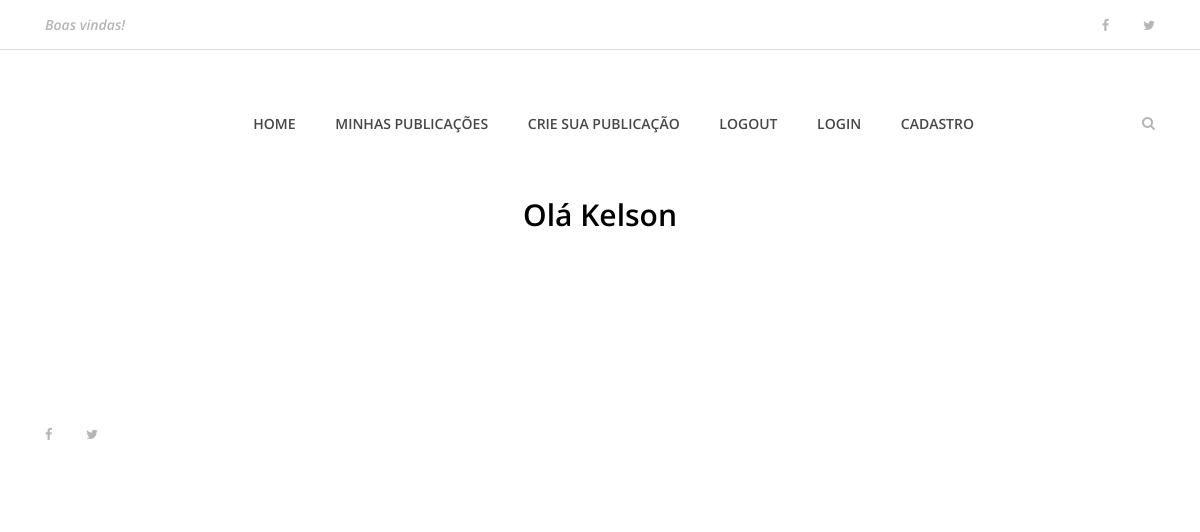
/usuarios/dashboard (signed in), run on an earlier commit of the app's database.
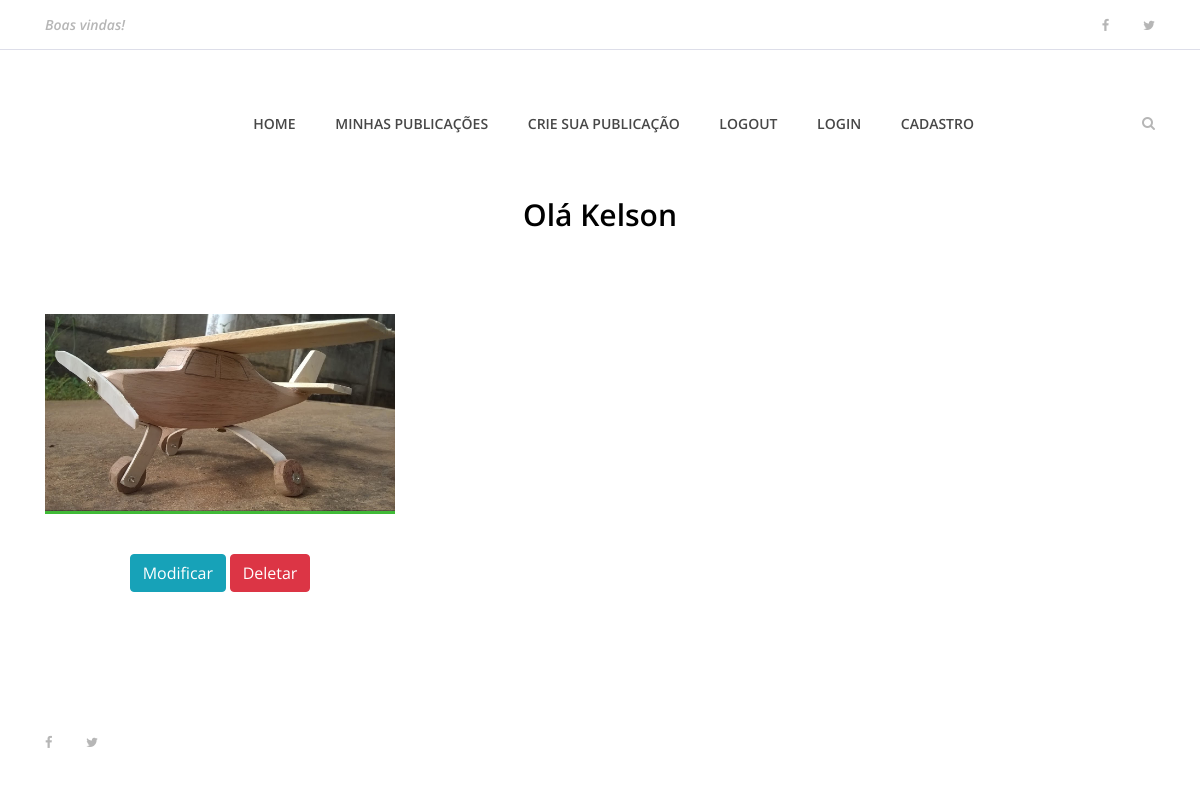
And on a later commit of the database.
### publicacao/models.py (models this page shows)
class Publicacao(models.Model):
    usuario = models.ForeignKey(Usuario, on_delete=models.CASCADE)
    nome_publicacao = models.CharField(max_length=200)
    descricao = models.TextField()
    categoria = models.CharField(max_length=100)
    preco = models.FloatField()
    data_publicacao = models.DateField(default=datetime.now, blank=True)
    publicada = models.BooleanField(default=False)
    foto_publicacao = models.ImageField(upload_to='fotos/%d/%m/%Y', blank = True)
    def __str__(self):
        return "Nome do objeto é = %s" % self.foto_publicacao

### user/views.py (the view)
# urls.py: path('dashboard', views.dashboard, name='dashboard'),
def dashboard(request):
    if request.user.is_authenticated: # verifico o usuario está autenticado
        print('Usuario do Django' + str(request.user.id))
        usuario = get_object_or_404(Usuario,pk=request.user.id)
        print(usuario)
        publicacoes = Publicacao.objects.order_by('-data_publicacao').filter(usuario = usuario.id)
        dados = {
            'publicacoes' : publicacoes
        }
        print(dados)
        return render(request, 'usuarios/dashboard.html', dados)
    else:
        return redirect('index')

### user/models.py (called while the page is built)
    def __str__(self):
        return "Nome do objeto é = %s" % self.nome

### templates/usuarios/dashboard.html (shortened to what this page needs)
{% extends 'base.html' %}
{% load static %}
{% block content %}
    {% include 'partials/_menu.html' %}
<div class="contact-area section-padding-0">
   <div class="container">
       <div class="row">
           <div class="col-12">
               <div class="section-heading">
                   <h3>Olá {{ user.username }}</h3>
               </div>
           </div>
       </div>
   </div>
</div>
    <section class="best-receipe-area">
        <div class="container">
            <div class="row">
                {% if publicacoes %}
                {% for publicacao in publicacoes %}
                <div class="col-12 col-sm-6 col-lg-4">
                    <div class="single-best-receipe-area mb-30">
                        {% if publicacao.foto_publicacao == '' %}
                        <img src="{% static 'img/bg-img/foto_receita.png' %}" alt="">
                        {% else %}
                            <img src="{{ publicacao.foto_publicacao.url }}" alt="">
                        {% endif %}
                        <div class="receipe-content">
                            <a href="{% url 'publicacao' publicacao.id %}">
                                <a href="{% url 'edita_publicacao' publicacao.id %}" type="button" class="btn btn-info">Modificar</a>
                                <a href="{% url 'deleta_publicacao' publicacao.id %}" type="button" class="btn btn-danger">Deletar</a>
                            </a>
                        </div>
                    </div>
                </div>
                {% endfor %}
                {% endif %}
            </div>
        </div>
    </section>
{% include 'partials/_footer.html' %}
{% endblock %}

What changed in the data, as far as the page shows it:
added Publicacao: foto_publicacao (placeholder picture)
